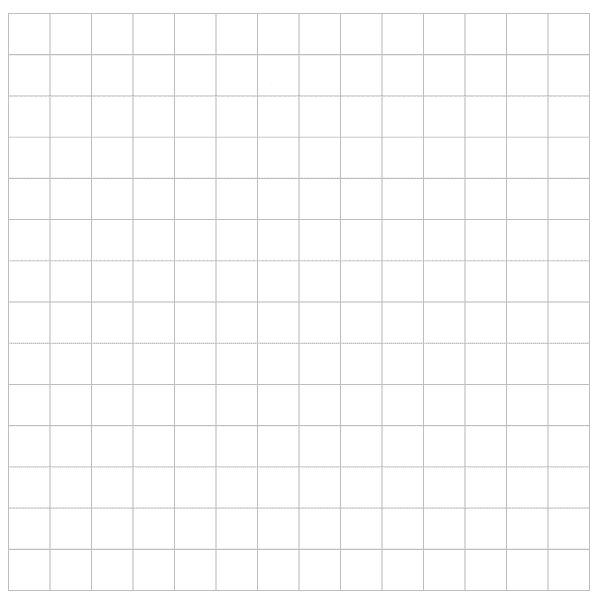
#> input picture src/cs575/hw2/Part_3/p3_search.png, 595 x 595 px
$ python p3_code.py   (older library calls are emulated)
#> lines starting #> are read from the running program, lines starting #| are printed output that depends on the picture; after the words box and inside, x2 and y2 are one past the last pixel; in counts of white or black regions, pixels touching at a corner belong together
import cv2
import random
import numpy as np

image = cv2.imread('p3_search.png')
#> image is the input picture: shape (595, 595, 3); min 190, max 255, mean 251.7
gray = cv2.cvtColor(image, cv2.COLOR_BGR2GRAY)
binary = cv2.threshold(gray, 240, 255, cv2.THRESH_BINARY_INV)[1]
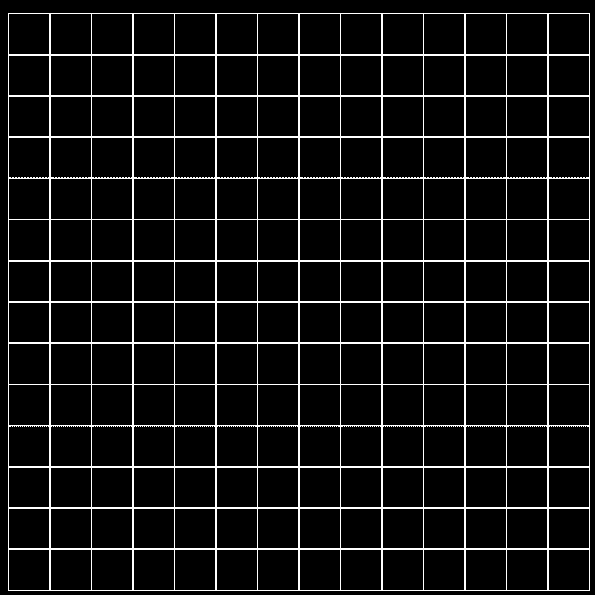
#> binary: shape (595, 595); 7.6% white in thin lines or dots

se_v = cv2.getStructuringElement(cv2.MORPH_RECT, (1, 50))
e1 = cv2.erode(binary, se_v)
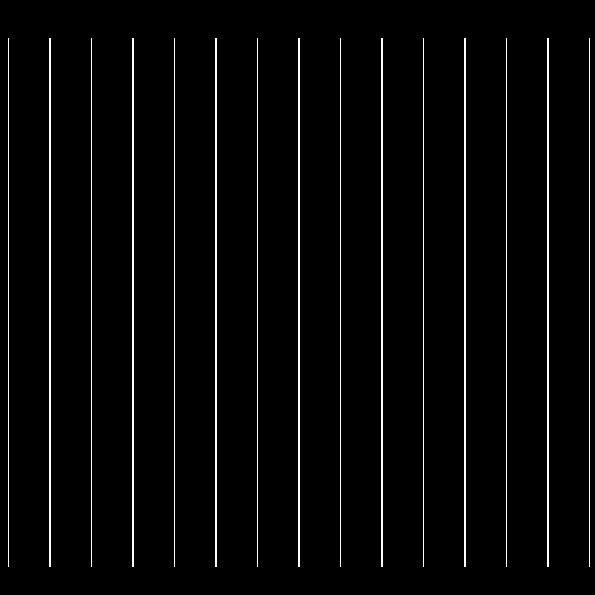
#> e1: shape (595, 595); 3.3% white in thin lines or dots, all inside (x1, y1, x2, y2) = (8, 38, 590, 567)
vert = cv2.dilate(e1, se_v)
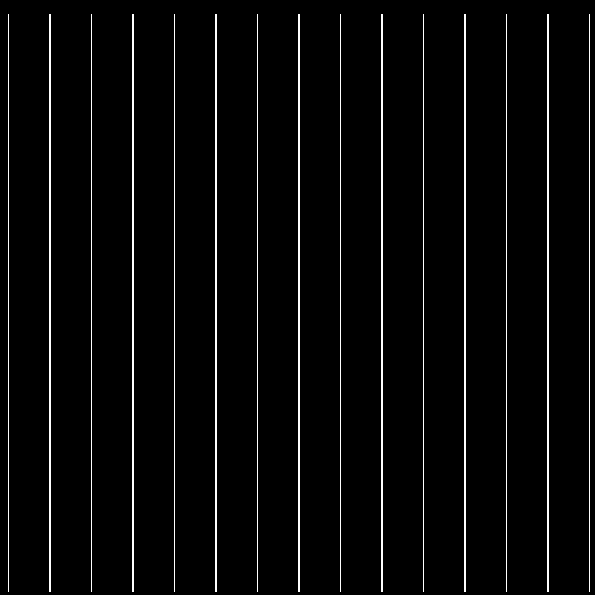
#> vert: shape (595, 595); 3.6% white in thin lines or dots

img = cv2.threshold(e1, 200, 255, cv2.THRESH_BINARY)[1]
v_image, contours, _ = cv2.findContours(img.copy(), cv2.RETR_EXTERNAL, cv2.CHAIN_APPROX_NONE)
#> contours = 15 contours, 8 with area under 20; largest, box (x1, y1, x2, y2) and area: (547, 38, 549, 567) 528, (464, 38, 466, 567) 528, (381, 38, 383, 567) 528, (298, 38, 300, 567) 528, (215, 38, 217, 567) 528, (132, 38, 134, 567) 528, (49, 38, 51, 567) 528
rows = len(contours) - 1
#> rows = 14
print("Rows:", rows)
#| Rows: 14

se_h = cv2.getStructuringElement(cv2.MORPH_RECT, (50, 1))
e2 = cv2.erode(binary, se_h)
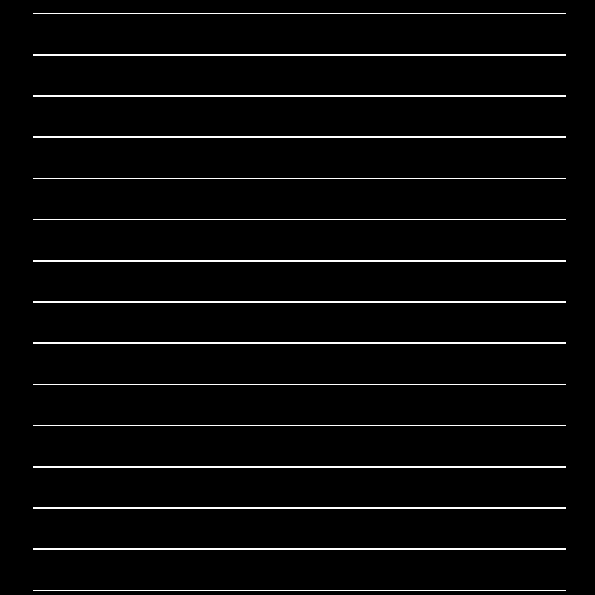
#> e2: shape (595, 595); 3.6% white in thin lines or dots, all inside (x1, y1, x2, y2) = (33, 13, 566, 591)
horz = cv2.dilate(e2, se_h)
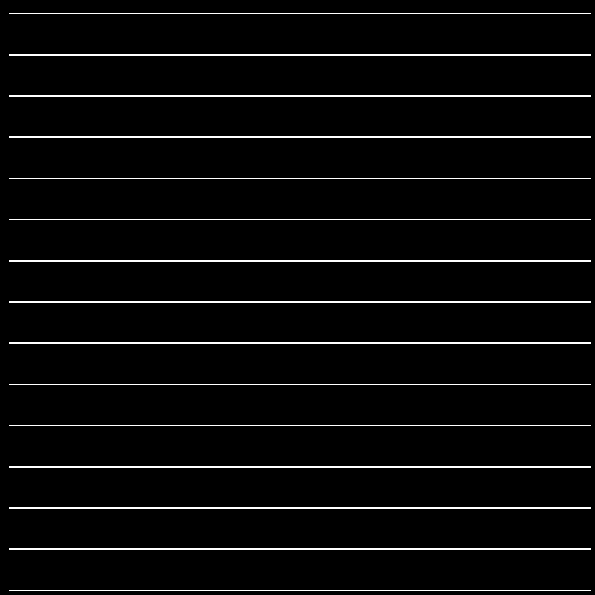
#> horz: shape (595, 595); 3.9% white in thin lines or dots

img = cv2.threshold(e1, 200, 255, cv2.THRESH_BINARY)[1]
h_image, contours, _ = cv2.findContours(img.copy(), cv2.RETR_EXTERNAL, cv2.CHAIN_APPROX_NONE)
cols = len(contours) - 1
#> cols = 14
print("Cols:", cols)
#| Cols: 14

grid = ~cv2.bitwise_or(horz, vert)
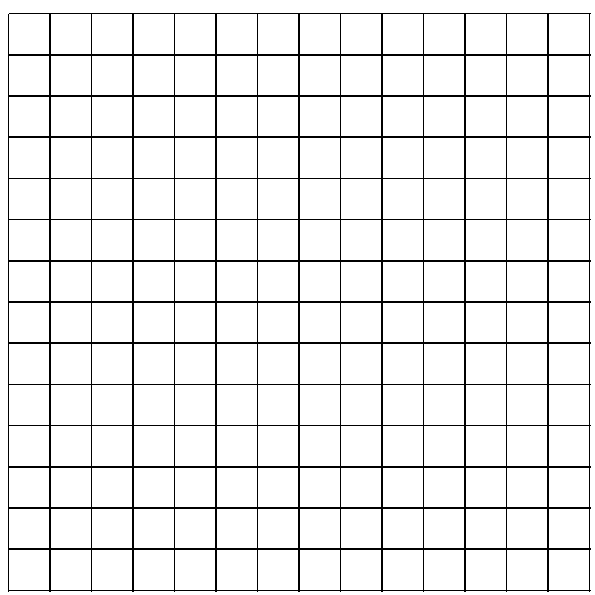
#> grid: shape (595, 595); 92.6% white; black in thin lines or dots
grid = cv2.cvtColor(grid, cv2.COLOR_GRAY2BGR)
#> grid: shape (595, 595, 3); 92.6% white; black in thin lines or dots
colors = ~cv2.bitwise_and(~image, ~grid)

height, width = image.shape[:2]
#> height = 595; width = 595
mask = np.zeros((height + 2, width + 2), np.uint8)

print("Height:", height, "Width:", width)
#| Height: 595 Width: 595
row_size = height // rows
#> row_size = 42
col_size = width // cols
#> col_size = 42

for x in range(col_size//2, width, col_size):
    for y in range(row_size//2, height, row_size):
        b = random.randint(1, 255)
        g = random.randint(1, 255)
        r = random.randint(1, 255)

        colors = cv2.floodFill(colors, mask, (x, y), (b, g, r))[1]
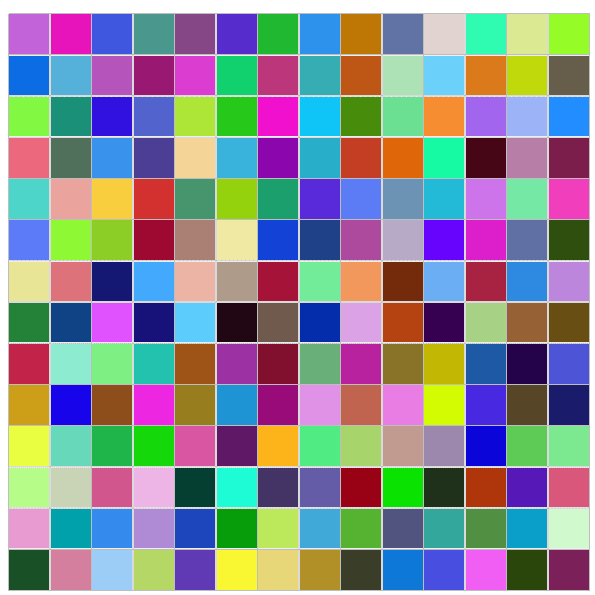
#> colors: shape (595, 595, 3); mean B, G, R 145.5, 139.6, 137.8

cv2.imwrite("p3_colors.png", colors)
cv2.imshow("Output", colors)

cv2.waitKey(0)
